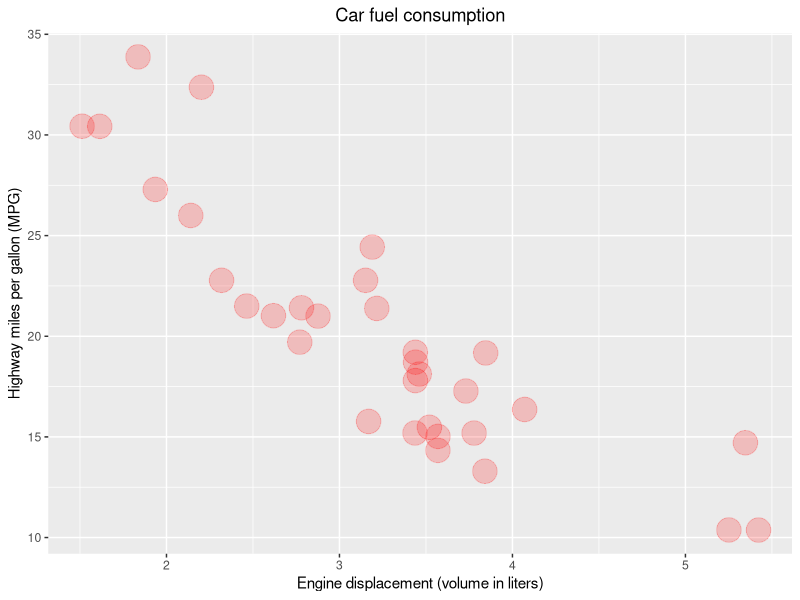
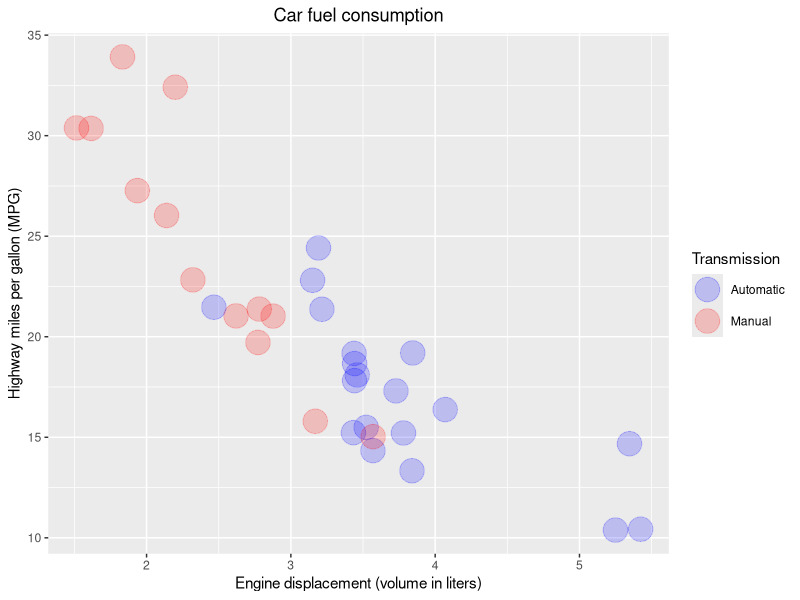
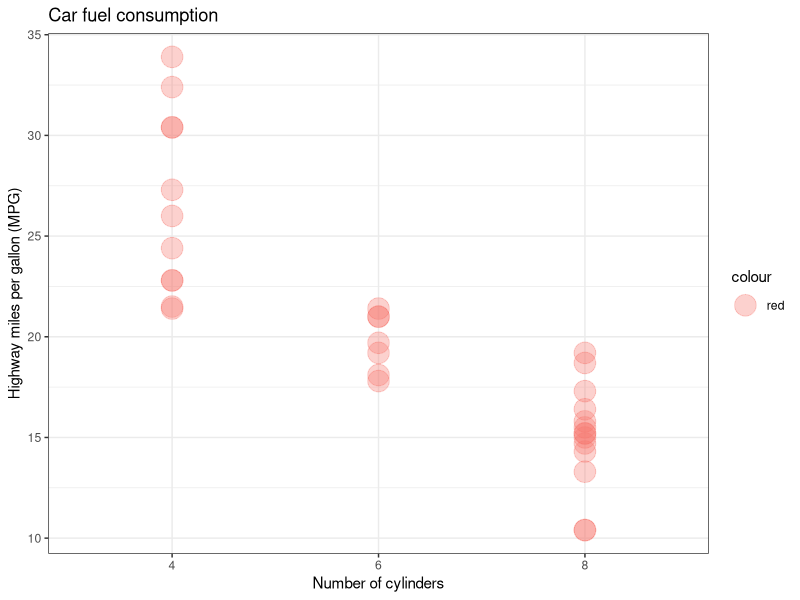
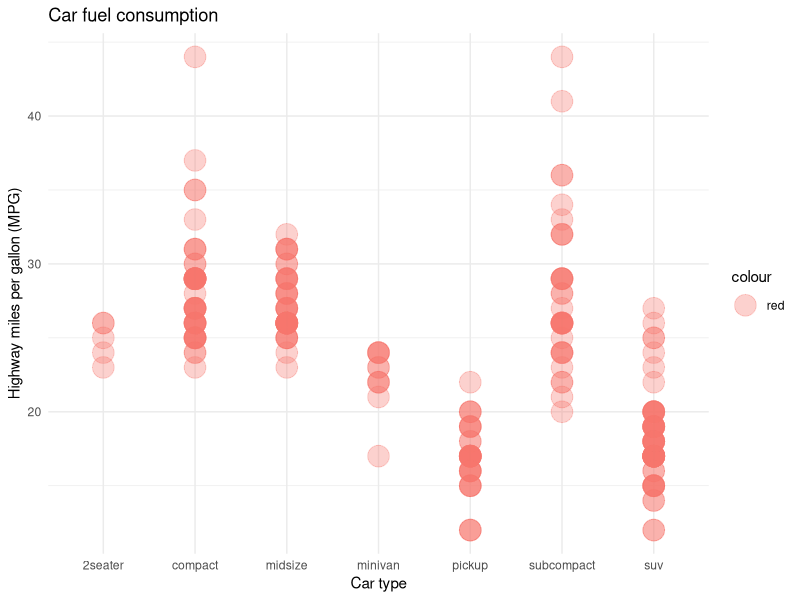

These figures' R source, in order:
## ---- chunk 1
## scatter plot practice 
library(ggplot2)
##Load the data 
data("mtcars")

df<-mtcars

#convert cyl as a groupin variable 
df$cyl <- as.factor(df$cyl)
## ---- chunk 2
#Figure 1
ggplot(df, aes(x=wt,y=mpg))+
  geom_point(size = 8, position = "jitter", alpha = 1/5, color = "red") +
  ggtitle("Car fuel consumption") +
  xlab("Engine displacement (volume in liters)") +
  ylab("Highway miles per gallon (MPG)")+
  theme(plot.title = element_text(hjust = 0.5))
## ---- chunk 3
#Figure 2
ggplot(df, aes(x=wt,y=mpg, color=factor(am)))+
  geom_point(size = 8, position = "jitter", alpha = 0.2) +
  ggtitle("Car fuel consumption") +
  xlab("Engine displacement (volume in liters)") +
  ylab("Highway miles per gallon (MPG)") +
  theme(plot.title = element_text(hjust = 0.5)) +
  scale_color_manual(
    values = c("0" = "blue", "1" = "red"),
    labels = c("Automatic", "Manual"),
    name = "Transmission"
  )
## ---- chunk 4

#Figure 3
ggplot(df, aes(x=cyl,y=mpg, color="red"))+
  geom_point(size = 7, alpha = 1/3) +
  ggtitle("Car fuel consumption") +
  xlab("Number of cylinders") +
  ylab("Highway miles per gallon (MPG)") +
  theme(plot.title = element_text(hjust = 0.5)) +
  theme_bw()
## ---- chunk 5
#Figure 4
ggplot(mpg, aes(x=class,y=hwy, color="red"))+
  geom_point(size = 7, position = "nudge", alpha = 1/3) +
  ggtitle("Car fuel consumption") +
  xlab("Car type") +
  ylab("Highway miles per gallon (MPG)") +
  theme(plot.title = element_text(hjust = 0.5)) +
  theme_minimal()
